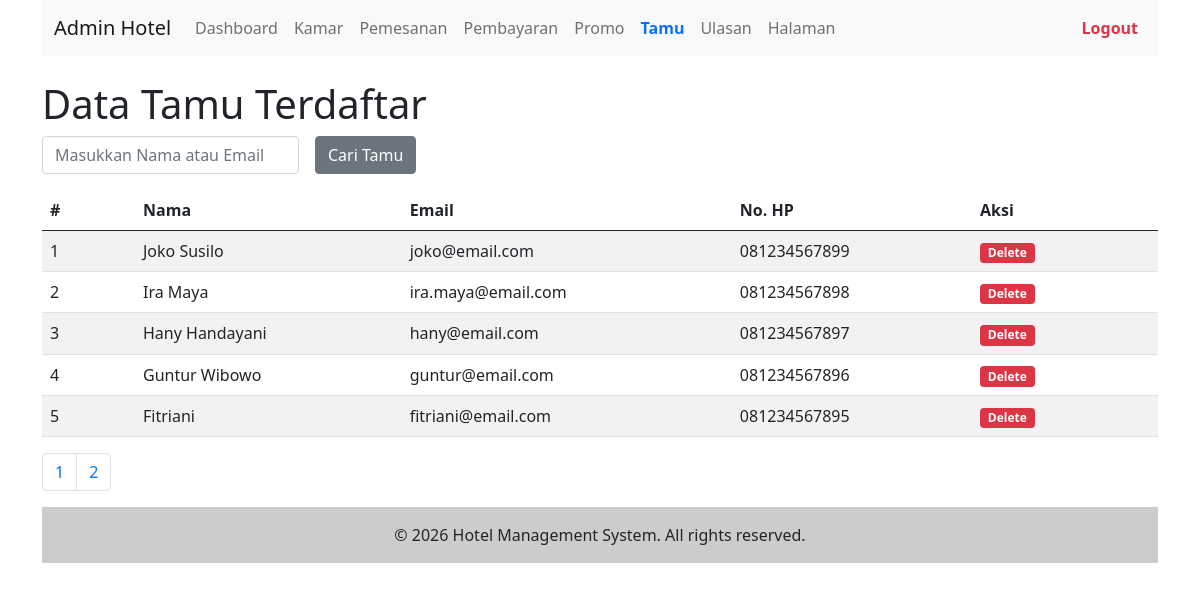
Page /admin/user.php (signed in) on the committed database.
### tables this page shows
CREATE TABLE user (
    id_user INT AUTO_INCREMENT PRIMARY KEY,
    nama VARCHAR(100) NOT NULL,
    email VARCHAR(100) NOT NULL UNIQUE,
    password VARCHAR(100) NOT NULL,
    token_ganti_password VARCHAR(255) NULL,  
    no_hp VARCHAR(15)
);

### admin/user.php (the view, shortened to what this page needs)
<?php include("inc_header.php") ?>
<?php
$katakunci = (isset($_GET['katakunci'])) ? $_GET['katakunci'] : "";
?>
<h1>Data Tamu Terdaftar</h1>
<form class="row g-3" method="get">
    <div class="col-auto">
        <input type="text" class="form-control" placeholder="Masukkan Nama atau Email" name="katakunci" value="<?php echo $katakunci ?>" />
    </div>
    <div class="col-auto">
        <input type="submit" name="cari" value="Cari Tamu" class="btn btn-secondary" />
    </div>
</form>
<table class="table table-striped mt-3">
    <thead>
        <tr>
            <th class="col-1">#</th>
            <th>Nama</th>
            <th>Email</th>
            <th>No. HP</th>
            <th class="col-2">Aksi</th>
        </tr>
    </thead>
    <tbody>
        <?php
        $sqltambahan = "";
        $per_halaman = 5;
        $sql1   = "select * from user $sqltambahan";
        $page   = isset($_GET['page'])?(int)$_GET['page']:1;
        $mulai  = ($page > 1) ? ($page * $per_halaman) - $per_halaman : 0;
        $q1     = mysqli_query($koneksi,$sql1);
        $total  = mysqli_num_rows($q1);
        $pages  = ceil($total / $per_halaman);
        $nomor  = $mulai + 1;
        $sql1   = $sql1." order by id_user desc limit $mulai,$per_halaman";
        $q1     = mysqli_query($koneksi, $sql1);
        while ($r1 = mysqli_fetch_array($q1)) {
        ?>
            <tr>
                <td><?php echo $nomor++ ?></td>
                <td><?php echo $r1['nama'] ?></td>
                <td><?php echo $r1['email']?></td>
                <td><?php echo $r1['no_hp']?></td>
                <td>
                    <a href="user.php?op=delete&id=<?php echo $r1['id_user'] ?>" onclick="return confirm('Yakin mau hapus akun tamu ini?')">
                        <span class="badge bg-danger">Delete</span>
                    </a>
                </td>
            </tr>
        <?php
        }
        ?>
    </tbody>
</table>
<nav aria-label="Page navigation example">
    <ul class="pagination">
        <?php
        $cari = isset($_GET['cari'])? $_GET['cari'] : "";
        for($i=1; $i <= $pages; $i++){
            ?>
            <li class="page-item">
                <a class="page-link" href="user.php?katakunci=<?php echo $katakunci?>&cari=<?php echo $cari?>&page=<?php echo $i ?>"><?php echo $i ?></a>
            </li>
            <?php
        }
        ?>
    </ul>
</nav>
<?php include("inc_footer.php") ?>

### rows in the picture
user: nama "Joko Susilo", email "joko@email.com", no_hp "081234567899"
user: nama "Ira Maya", email "ira.maya@email.com", no_hp "081234567898"
user: nama "Hany Handayani", email "hany@email.com", no_hp "081234567897"
user: nama "Guntur Wibowo", email "guntur@email.com", no_hp "081234567896"
user: nama "Fitriani", email "fitriani@email.com", no_hp "081234567895"
